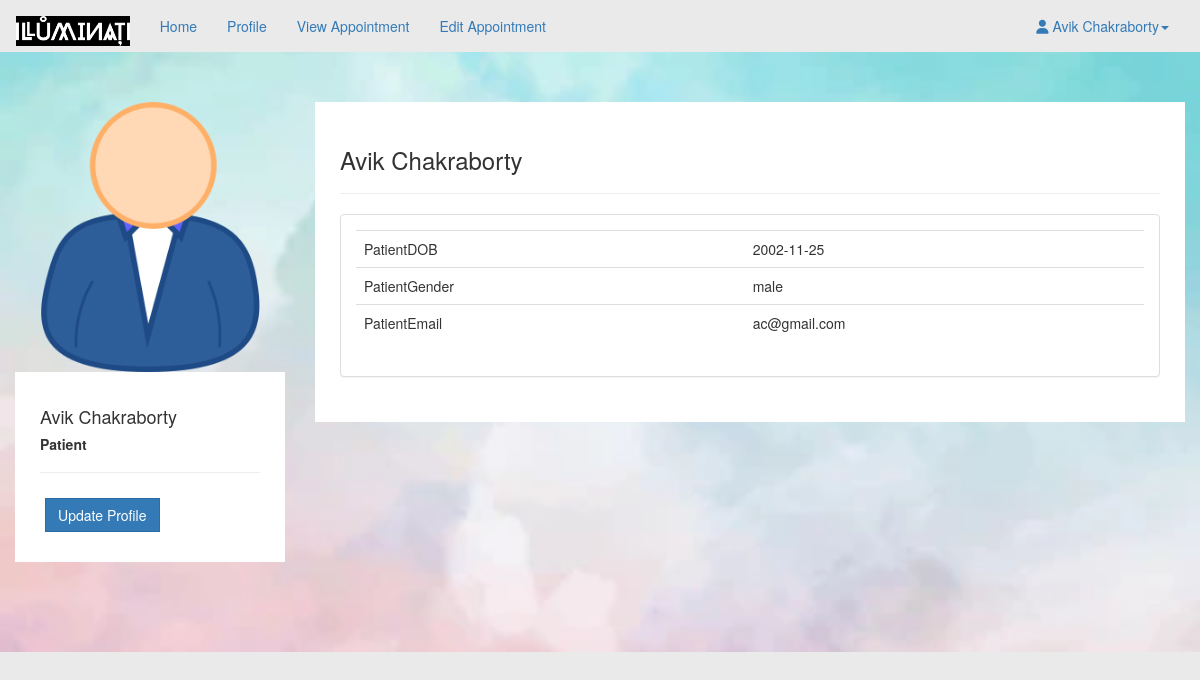
Page /patient/profile.php (signed in) on the committed database.
### tables this page shows
CREATE TABLE `patient` (
  `icPatient` bigint(12) NOT NULL,
  `password` varchar(20) NOT NULL,
  `patientFirstName` varchar(20) NOT NULL,
  `patientLastName` varchar(20) NOT NULL,
  `patientDOB` date NOT NULL,
  `patientGender` varchar(10) NOT NULL,
  `patientEmail` varchar(100) NOT NULL
);

### patient/profile.php (the view, shortened to what this page needs)
<?php
include_once '../assets/conn/dbconnect.php';
$res=mysqli_query($con,"SELECT * FROM patient WHERE icPatient=".$_SESSION['patientSession']);
$userRow=mysqli_fetch_array($res,MYSQLI_ASSOC);
?>
<!DOCTYPE html>
<html lang="en">
	<head>
		<link href="assets/css/bootstrap.min.css" rel="stylesheet">
		<link href="assets/css/default/style.css" rel="stylesheet">
		<link href="assets/css/default/blocks.css" rel="stylesheet">
		<link href="assets/css/date/bootstrap-datepicker.css" rel="stylesheet">
		<link href="assets/css/date/bootstrap-datepicker3.css" rel="stylesheet">
		<link rel="stylesheet" href="https://formden.com/static/cdn/bootstrap-iso.css" />
		<link rel="stylesheet" href="https://formden.com/static/cdn/font-awesome/4.4.0/css/font-awesome.min.css" />
	</head>
	<body>
		<nav class="navbar navbar-expand-md " role="navigation">
			<div class="container-fluid">
				<div class="navbar-header">
					<a class="navbar-brand" href="patient.php"><img alt="ILLUMINATI" src="assets/img/logo.png" height="30px"></a>
				</div>
				<div class="collapse navbar-collapse" id="bs-example-navbar-collapse-1">
					<ul class="nav navbar-nav">
						<li class="nav-item"><a href="patient.php">Home</a></li>
						<li class="nav-item active"><a href="profile.php?patientId=<?php echo $userRow['icPatient']; ?>" class="nav-link">Profile</a></li>
						<li class="nav-item"><a href="patientapplist.php?patientId=<?php echo $userRow['icPatient']; ?>" class="nav-link">View Appointment</a></li>
						<li class="nav-item"><a href="editappointment.php?patientID=<?php echo $userRow['icPatient']; ?>" class="nav-link">Edit Appointment</a></li>
					</ul>
					<ul class="nav navbar-nav navbar-right">
						<li class="dropdown">
							<a href="#" class="dropdown-toggle" data-toggle="dropdown"><i class="fa fa-user"></i> <?php echo $userRow['patientFirstName']; ?> <?php echo $userRow['patientLastName']; ?><b class="caret"></b></a>
						</li>
					</ul>
				</div>
			</div>
		</nav>
		<div class="container-fluid" style="background-image:url('assets/img/cover11.jpg'); background-size:cover; background-attachment:fixed; background-repeat:no-repeat;">
			<section style="padding-bottom: 50px; padding-top: 50px;" class="container">
				<div class="row">
					<div class="row">
						<div class="col-md-3 col-sm-3">
							<div class="user-wrapper">
								<img src="assets/img/avatar.jpg" class="img-responsive" />
								<div class="description">
									<h4><?php echo $userRow['patientFirstName']; ?> <?php echo $userRow['patientLastName']; ?></h4>
									<h5> <strong> Patient </strong></h5>
									<hr>
									<button type="button" class="btn btn-primary" data-toggle="modal" data-target="#myModal">Update Profile</button>
								</div>
							</div>
						</div>
						<div class="col-md-9 col-sm-9  user-wrapper">
							<div class="description">
								<h3> <?php echo $userRow['patientFirstName']; ?> <?php echo $userRow['patientLastName']; ?> </h3>
								<hr />
								<div class="panel panel-default">
									<div class="panel-body">
										<table class="table table-user-information" align="center">
											<tbody>
												<tr>
													<td>PatientDOB</td>
													<td><?php echo $userRow['patientDOB']; ?></td>
												</tr>
												<tr>
													<td>PatientGender</td>
													<td><?php echo $userRow['patientGender']; ?></td>
												</tr>
												<tr>
													<td>PatientEmail</td>
													<td><?php echo $userRow['patientEmail']; ?>
													</td>
												</tr>
											</tbody>
										</table>
									</div>
								</div>
							</div>
						</div>
					</div>
					<div class="col-md-4">
						<br /><br/>
					</div>
				</div>
			</section>
		</div>
		</body>
	</html>

### patient/assets/css/default/style.css (style rules this page uses)
body { background-color: #EAEAEA !important; }
.navbar { margin-bottom: 0px !important; }
.user-wrapper .btn { border-radius: 0px; -webkit-border-radius: 0px; -moz-border-radius: 0px; margin: 5px; }
.user-wrapper .description { padding: 25px; background-color: #fff; }
.user-wrapper img { width:100%; }

### patient/assets/css/default/blocks.css (style rules this page uses)
*, *:after, *:before { box-sizing: border-box; }

### rows in the picture
patient: patientFirstName "Avik", patientLastName "Chakraborty", patientDOB "2002-11-25", patientGender "male", patientEmail "ac@gmail.com"
